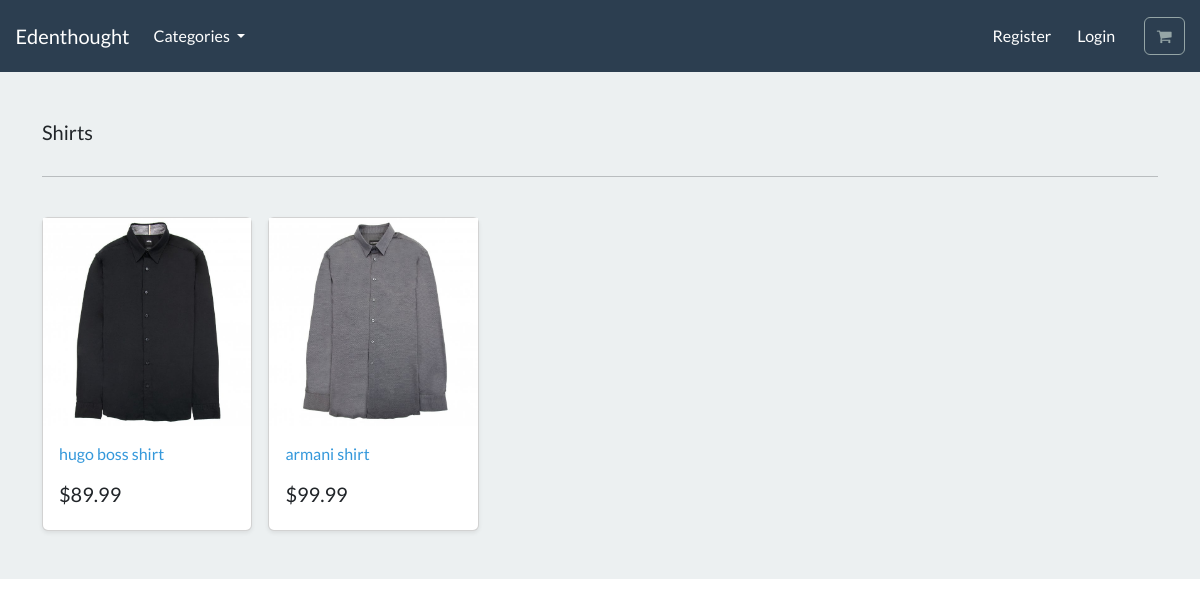
The page /search/shirts/ on the database its author committed.
### store/models.py (models this page shows, shortened)
class Category(models.Model):
    name = models.CharField(max_length=255, db_index=True)
    slug = models.SlugField(max_length=250, unique=True)
    class Meta:
        verbose_name_plural = 'categories' #change object name when plural
    def __str__(self):
        return self.name
    def get_absolute_url(self):
        return reverse("list_category", kwargs={"slug": self.slug})

class Product(models.Model):
    category = models.ForeignKey(Category, related_name='product', on_delete=models.CASCADE, null=True)
    title = models.CharField(max_length=250)
    brand = models.CharField(max_length=250, default='un-branded')
    description = models.TextField(blank=True)
    slug = models.SlugField(max_length=255)
    price = models.DecimalField(max_digits=4, decimal_places=2)
    image = models.ImageField(upload_to='images/')
    class Meta:
        verbose_name_plural = 'products' #change object name when plural
    def get_absolute_url(self):
        return reverse("product_info", kwargs={"slug": self.slug})

### store/views.py (the view)
# urls.py: path('search/<slug:slug>/', views.list_category, name='list_category'),
def list_category(request, slug=None):
    category = get_object_or_404(Category, slug=slug)
    products = Product.objects.filter(category=category)
    return render(request, 'store/list_category.html',{
        'category': category,
        'products': products
    })

### cart/context_processors.py (called while the page is built)
def cart(request):
    return {'cart': Cart(request)}

### store/views.py (called while the page is built)
def categories(request):
    all_categories = Category.objects.all()
    return {'all_categories': all_categories}

### store/templates/store/list_category.html
{% extends "./base.html" %}
{% load static %}
{% block content %}
<main>
  <div class="album py-5 bg-light">
    <div class="container">
      <div class="pb-3 h5"> {{category|title}} </div>
      <hr>
      <br>
      <div class="row row-cols-1 row-cols-sm-2 row-cols-md-5 g-3">
        {% for product in products %}
        <div class="col">
          <div class="card shadow-sm">
          <img class="img-fluid" alt="Responsive image" src="{{product.image.url}}">
            <div class="card-body">
              <p class="card-text">
                <a class="text-info text-decoration-none" href="{{product.get_absolute_url}}"> {{product.title}} </a>
              </p>
              <div class="d-flex justify-content-between align-items-center">
                <h5> ${{product.price}} </h5>
              </div>
            </div>
          </div>
        </div>
        {% endfor %}
      </div>
    </div>
  </div>
</main>
{% endblock %}

### rows shown on the page
Category: name "Shirts"
Product: image (picture), title "hugo boss shirt", price "89.99"
Product: image (picture), title "armani shirt", price "99.99"
